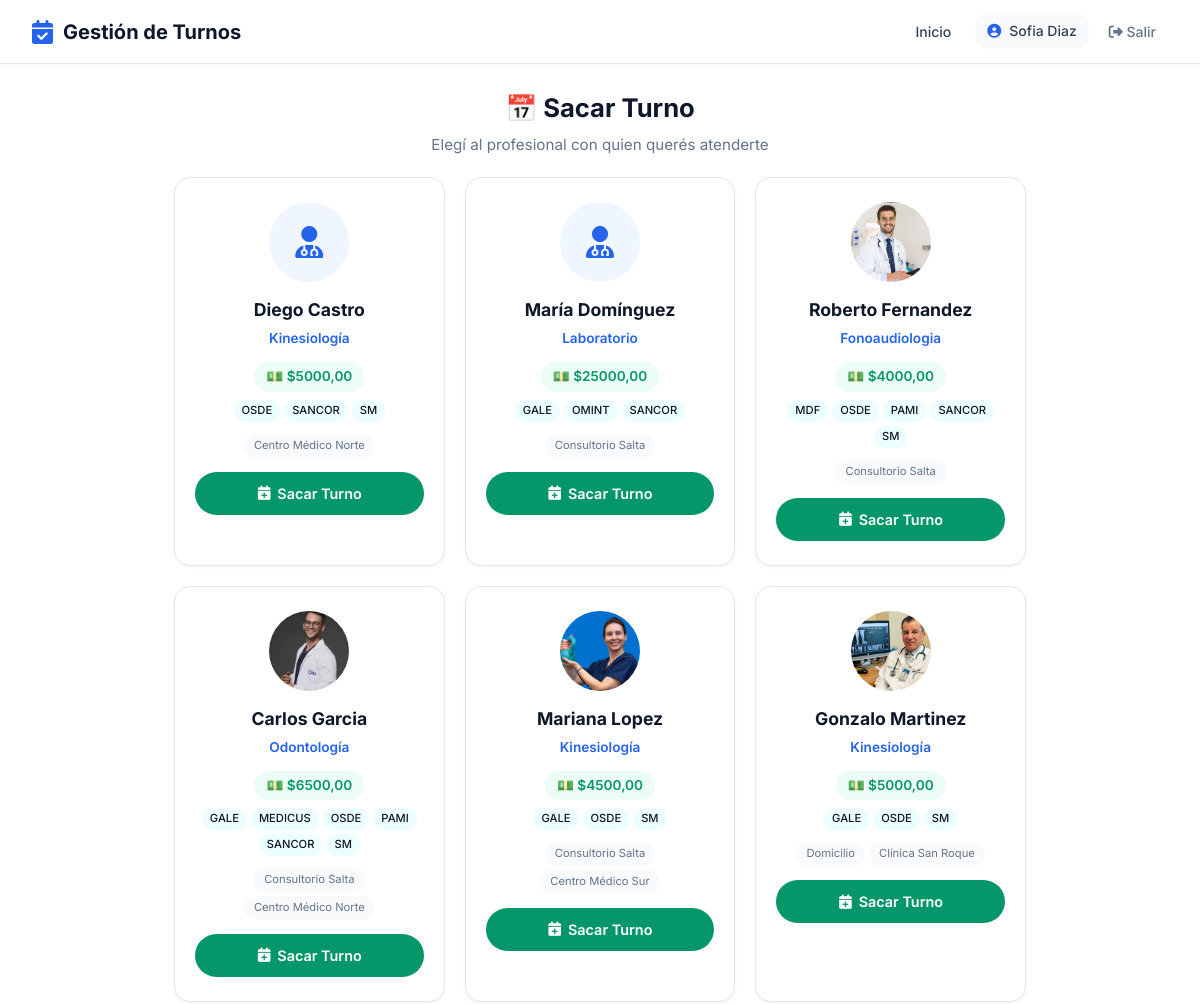
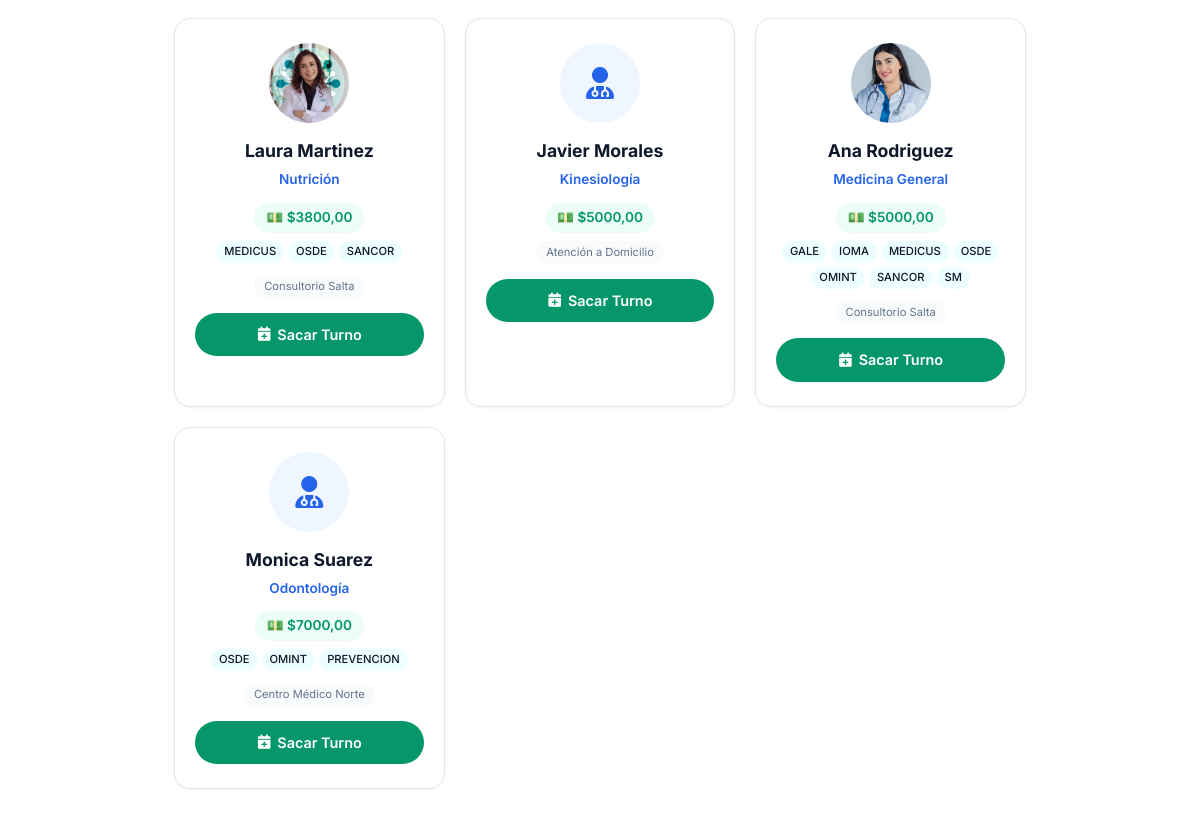
Page /paciente/sacar-turno/ (signed in) on the committed database (2 pictures, top to bottom).
### usuarios/models.py (models this page shows, shortened)
class Usuario(AbstractUser):
    ROLES = [
        ('admin', 'Administrador'),
        ('profesional', 'Profesional'),
        ('secretaria', 'Secretaría'),
        ('paciente', 'Paciente'),
    ]
    rol = models.CharField(max_length=20, choices=ROLES, default='paciente')
    telefono = models.CharField(max_length=20, blank=True)
    establecimiento = models.ForeignKey(
    'establecimientos.Establecimiento',
    on_delete=models.SET_NULL,
    null=True,
    blank=True,
    verbose_name='Establecimiento'
)
    class Meta:
        verbose_name = 'Usuario'
        verbose_name_plural = 'Usuarios'

### profesionales/models.py (models this page shows, shortened)
class Profesional(Persona):
    ESPECIALIDADES = [
        ('odontologia', 'Odontología'),
        ('kinesiologia', 'Kinesiología'),
        ('psicologia', 'Psicología'),
        ('nutricion', 'Nutrición'),
        ('cardiologia', 'Cardiología'),
        ('medicina_general', 'Medicina General'),
        ('dermatologia', 'Dermatología'),
        ('estetica', 'Estética'),
        ('pediatria', 'Pediatría'),
        ('traumatologia', 'Traumatología'),
        ('veterinaria', 'Veterinaria'),
        ('fonoaudiologia', 'Fonoaudiologia'),
        ('laboratorio', 'Laboratorio'),
        ('otro', 'Otro'),
    ]
    usuario = models.OneToOneField(
        'usuarios.Usuario',
        on_delete=models.CASCADE,
        verbose_name='Usuario'
    )
    especialidad = models.CharField(
        max_length=50,
        choices=ESPECIALIDADES,
        verbose_name='Especialidad'
    )
    matricula = models.CharField(
        max_length=50,
        blank=True,
        verbose_name='Matrícula Profesional'
    )
    color_calendario = models.CharField(
        max_length=7,
        default='#4A90D9',
        verbose_name='Color en Calendario'
    )
    acepta_obra_social = models.BooleanField(
        default=False,
        verbose_name='Acepta Obra Social'
    )
    descripcion = models.TextField(
        blank=True,
        verbose_name='Descripción Profesional'
    )
    alias_pago = models.CharField(max_length=200, blank=True, verbose_name='Alias para transferencia')
    foto = models.ImageField(
    upload_to='profesionales/',
    blank=True,
    null=True,
    verbose_name='Foto de Perfil'
    )
    establecimientos = models.ManyToManyField(
    'establecimientos.Establecimiento',
    blank=True,
    related_name='profesionales',
    verbose_name='Consultorios donde atiende'
    )
    frase_destacada = models.CharField(max_length=200, blank=True, verbose_name='Frase destacada')
    precio_particular = models.DecimalField(max_digits=10, decimal_places=2, null=True, blank=True, verbose_name='Precio consulta particular')
    obras_sociales_texto = models.TextField(blank=True, verbose_name='Obras sociales (texto libre)')
    servicios_texto = models.TextField(blank=True, verbose_name='Servicios / Especializaciones')
    servicios_destacados = models.TextField(blank=True, verbose_name='Servicios destacados')
    especializaciones = models.TextField(blank=True, verbose_name='Especializaciones')
    atiende_por_orden = models.BooleanField(
    default=False,
    verbose_name='Atiende por orden de llegada'
)
    obras_sociales = models.ManyToManyField(
        'obras_sociales.ObraSocial',
        blank=True,
        related_name='profesionales',
        verbose_name='Obras Sociales'
    )
    planes = models.ManyToManyField(
        'obras_sociales.Plan',
        blank=True,
        verbose_name='Planes'
    )
    permite_ejercicios = models.BooleanField(
    default=False,
    verbose_name='Activar sección de ejercicios'
)
    permite_planes_alimentacion = models.BooleanField(
        default=False,
        verbose_name='Activar planes de alimentación'
    )
    class Meta:
        verbose_name = 'Profesional'
        verbose_name_plural = 'Profesionales'
        ordering = ['apellido', 'nombre']

### obras_sociales/models.py (models this page shows, shortened)
class ObraSocial(ModeloBase):
    nombre = models.CharField(max_length=200, verbose_name='Nombre')
    sigla = models.CharField(max_length=20, verbose_name='Sigla')
    telefono = models.CharField(max_length=20, blank=True, verbose_name='Teléfono')
    email = models.EmailField(blank=True, verbose_name='Email')
    activo = models.BooleanField(default=True, verbose_name='Activo')
    class Meta:
        verbose_name = 'Obra Social'
        verbose_name_plural = 'Obras Sociales'
        ordering = ['nombre']

### establecimientos/models.py (models this page shows, shortened)
class Establecimiento(ModeloBase):
    nombre = models.CharField(max_length=200, verbose_name='Nombre')
    direccion = models.CharField(max_length=200, verbose_name='Dirección')
    telefono = models.CharField(max_length=20, verbose_name='Teléfono')
    email = models.EmailField(verbose_name='Email')
    cuit = models.CharField(max_length=13, verbose_name='CUIT')
    logo = models.ImageField(upload_to='logos/', blank=True, verbose_name='Logo')
    class Meta:
        verbose_name = 'Establecimiento'
        verbose_name_plural = 'Establecimientos'

### pacientes/views_portal.py (the view, shortened to what this page needs)
@login_required
def sacar_turno_paciente(request, profesional_id=None):
    if request.user.rol != 'paciente':
        return redirect('home')
    paciente = get_object_or_404(Paciente, usuario=request.user)
    hoy = date.today()
    cliente_slug = request.session.get('cliente_slug')
    cliente = None
    if cliente_slug:
        try:
            cliente = ClienteSaaS.objects.get(slug=cliente_slug, activo=True)
        except ClienteSaaS.DoesNotExist:
            pass
    if cliente:
        if cliente.tipo == 'consultorio':
            profesionales = Profesional.objects.filter(
                establecimientos=cliente.establecimiento, activo=True
            )
        else:  # profesional independiente
            profesionales = Profesional.objects.filter(
                id=cliente.profesional.id, activo=True
            )
    else:
        config = ConfiguracionSistema.obtener()
        if config.modo == 'consultorio' and config.establecimiento_principal:
            profesionales = Profesional.objects.filter(
                establecimientos=config.establecimiento_principal,
                activo=True
            ).distinct()
        else:
            profesionales_ids = TurnoProfesional.objects.filter(
                paciente=paciente
            ).values_list('profesional_id', flat=True).distinct()
            profesionales = Profesional.objects.filter(
                Q(id__in=profesionales_ids) | Q(establecimientos__isnull=False),
                activo=True
            ).distinct()[:10]
    return render(request, 'pacientes/portal/elegir_profesional.html', {
        'paciente': paciente,
        'profesionales': profesionales,
        'cliente': cliente,
    })

### core_app/models.py (called while the page is built)
    @property
    def nombre_completo(self):
        return f"{self.nombre} {self.apellido}"

    @classmethod
    def obtener(cls):
        config = cls.objects.first()
        if not config:
            config = cls.objects.create()
        return config

### pacientes/templates/pacientes/portal/elegir_profesional.html (shortened to what this page needs)
{% extends 'core_app/base.html' %}
{% load static %}
{% block extra_css %}
    <link rel="stylesheet" href="{% static 'css/pages/portal_paciente.css' %}">
{% endblock %}
{% block content %}
<div class="portal-paciente-page">
<div class="portal-paciente-container">
    <div style="text-align: center; padding: 24px 0 20px;">
        <h1 style="font-size: 1.6rem; font-weight: 700; color: var(--text); margin: 0 0 4px 0;">📅 Sacar Turno</h1>
        <p style="color: var(--text-muted); font-size: 0.95rem;">Elegí al profesional con quien querés atenderte</p>
    </div>
    {% if profesionales %}
        <div class="profesionales-grid-portal">
            {% for prof in profesionales %}
            <div class="profesional-card-portal">
                <div class="profesional-avatar-portal">
                    {% if prof.foto %}
                        <img src="{{ prof.foto.url }}" alt="{{ prof.nombre_completo }}">
                    {% else %}
                        <i class="fas fa-user-md"></i>
                    {% endif %}
                </div>
                <h3>{{ prof.nombre_completo }}</h3>
                <p class="especialidad">{{ prof.get_especialidad_display }}</p>
                {% if prof.precio_particular %}
                    <span class="precio-portal">💵 ${{ prof.precio_particular }}</span>
                {% endif %}
                {% if prof.obras_sociales.exists %}
                    <div class="obras-sociales-badges">
                        {% for os in prof.obras_sociales.all %}
                            <span class="os-badge-mini">{{ os.sigla }}</span>
                        {% endfor %}
                    </div>
                {% endif %}
                <div class="consultorio-tags">
                    {% if cliente and cliente.tipo == 'consultorio' %}
                        <span class="consultorio-tag">{{ cliente.establecimiento.nombre }}</span>
                    {% else %}
                        {% for est in prof.establecimientos.all %}
                            <span class="consultorio-tag">{{ est.nombre }}</span>
                        {% endfor %}
                    {% endif %}
                </div>
                {% if prof.atiende_por_orden %}
                    <button class="btn-orden-llegada-portal" onclick="abrirModal('{{ prof.nombre_completo|escapejs }}', '{{ prof.get_especialidad_display|escapejs }}', {{ prof.id }})">
                        Orden de Llegada
                    </button>
                {% elif prof.establecimientos.count == 1 %}
                    <a href="{% url 'sacar_turno_paciente_profesional' prof.id %}?establecimiento={{ prof.establecimientos.first.id }}" class="btn-sacar-turno-portal">
                        <i class="fas fa-calendar-plus"></i> Sacar Turno
                    </a>
                {% else %}
                    <a href="{% url 'sacar_turno_paciente_profesional' prof.id %}" class="btn-sacar-turno-portal">
                        <i class="fas fa-calendar-plus"></i> Sacar Turno
                    </a>
                {% endif %}
            </div>
            {% endfor %}
        </div>
    {% endif %}
</div>
</div>
{% endblock %}

### core_app/templates/core_app/base.html (shortened to what this page needs)
<!DOCTYPE html>
<html lang="es">
<head>
    <link rel="stylesheet" href="https://cdnjs.cloudflare.com/ajax/libs/font-awesome/6.4.0/css/all.min.css">
    {% load static %}
    <link rel="stylesheet" href="{% static 'css/core/base.css' %}">
    <link rel="stylesheet" href="{% static 'css/themes/default.css' %}" id="theme-css">
    <link rel="stylesheet" href="{% static 'css/core/layout.css' %}">
    <link rel="stylesheet" href="{% static 'css/core/components.css' %}">
    {% block extra_css %}{% endblock %}
</head>
<body>
    <nav class="navbar">
        <a href="{% url 'home' %}" class="navbar-brand">
            <i class="fas fa-calendar-check"></i>
            Gestión de Turnos
        </a>
        <ul class="navbar-nav">
            <li><a href="{% url 'home' %}" class="nav-link {% if request.resolver_match.url_name == 'home' %}active{% endif %}">Inicio</a></li>
            {% if user.is_authenticated %}
                <li>
                    <span class="nav-user">
                        <i class="fas fa-user-circle"></i>
                        {{ user.get_full_name|default:user.username }}
                    </span>
                </li>
                <li>
                    <form method="post" action="{% url 'logout' %}" style="display: inline;">
                        <button type="submit" class="btn-logout">
                            <i class="fas fa-sign-out-alt"></i> Salir
                        </button>
                    </form>
                </li>
            {% else %}
                <li><a href="{% url 'login' %}" class="btn btn-sm">Ingresar</a></li>
            {% endif %}
        </ul>
    </nav>
    <div class="container">
        {% block content %}{% endblock %}
    </div>
</body>
</html>

### static/css/core/base.css (style rules this page uses)
:root { --primary: #2563eb; --primary-dark: #1d4ed8; --primary-light: #dbeafe; --success: #059669; --success-light: #d1fae5; --warning: #d97706; --warning-light: #fef3c7; --danger: #dc2626; --danger-light: #fee2e2; --info: #0891b2; --info-light: #cffafe; --white: #ffffff; --gray-50: #f9fafb; --gray-100: #f3f4f6; --gray-200: #e5e7eb; --gray-300: #d1d5db; --gray-400: #9ca3af; --gray-500: #6b7280; --gray-600: #4b5563; --gray-700: #374151; --gray-800: #1f2937; --gray-900: #111827; --text-main: #1f2937; --text-secondary: #4b5563; --text-muted: #9ca3af; --bg-body: #ffffff; --bg-card: #ffffff; --bg-alt: #f8fafc; --border-color: #e5e7eb; --shadow-sm: 0 1px 2px 0 rgba(0, 0, 0, 0.05); --shadow: 0 1px 3px 0 rgba(0, 0, 0, 0.1), 0 1px 2px -1px rgba(0, 0, 0, 0.1); --shadow-md: 0 4px 6px -1px rgba(0, 0, 0, 0.1), 0 2px 4px -2px rgba(0, 0, 0, 0.1); --shadow-lg: 0 10px 15px -3px rgba(0, 0, 0, 0.1), 0 4px 6px -4px rgba(0, 0, 0, 0.1); --radius-sm: 6px; --radius: 8px; --radius-lg: 12px; --radius-xl: 16px; --radius-full: 9999px; --sacar-input-bg: #ffffff; --sacar-input-text: #1e293b; --sacar-input-border: #cbd5e1; --sacar-dia-bg: #ffffff; --sacar-dia-text: #1e293b; --sacar-dia-border: #e2e8f0; --sacar-dia-selected-bg: #eff6ff; --sacar-dia-selected-border: #3b82f6; --sacar-dia-selected-text: #1d4ed8; --sacar-consultorio-bg: #f0fdf4; --sacar-consultorio-text: #065f46; --sacar-consultorio-border: #bbf7d0; --diagnostic-bg: #f0fdf4; --diagnostic-text: #166534; --diagnostic-text-strong: #15803d; --medication-bg: #fef3c7; --medication-text: #78350f; --medication-text-strong: #92400e; --medication-text-muted: #92400e; --warning-bg: #fff3cd; --warning-border: #ffc107; --warning-text: #856404; }
* { margin: 0; padding: 0; box-sizing: border-box; }
body { font-family: 'Inter', -apple-system, BlinkMacSystemFont, 'Segoe UI', sans-serif; background-color: var(--bg-body); color: var(--text-main); line-height: 1.6; -webkit-font-smoothing: antialiased; }
a { color: var(--primary); text-decoration: none; }
img { max-width: 100%; height: auto; }

### static/css/themes/default.css (style rules this page uses)
:root { --primary: var(--custom-primary, #2563eb); --primary-dark: var(--custom-primary-dark, #1d4ed8); --primary-light: #eff6ff; --success: #059669; --success-light: #ecfdf5; --warning: #d97706; --warning-light: #fffbeb; --danger: #dc2626; --danger-light: #fef2f2; --info: #0891b2; --info-light: #ecfeff; --text: var(--text-main); --bg-body: #ffffff; --bg-card: #ffffff; --bg-alt: #f8fafc; --text-main: #0f172a; --text-secondary: #334155; --text-muted: #64748b; --border-color: #e2e8f0; --navbar-bg: #ffffff; --navbar-border: #e2e8f0; --navbar-shadow: 0 1px 3px rgba(0,0,0,0.04); --navbar-brand-color: #0f172a; --navbar-link-color: #334155; --navbar-link-hover-bg: #eff6ff; --navbar-link-hover-color: var(--primary); --navbar-user-bg: #f8fafc; --navbar-user-color: #334155; --footer-bg: #0f172a; --footer-text: #94a3b8; --footer-border: rgba(255,255,255,0.1); --footer-heading-color: #ffffff; --footer-link-color: #93c5fd; --footer-link-hover-color: #bfdbfe; --whatsapp-bg: #25D366; --whatsapp-color: #ffffff; --hero-btn-bg: #ffffff; --hero-btn-color: #0f172a; --tag-bg: #d1fae5; --tag-color: #065f46; --tag-os-bg: #ede9fe; --tag-os-color: #5b21b6; --white: #ffffff; --gray-50: #f8fafc; --gray-100: #f1f5f9; --gray-200: #e2e8f0; --gray-300: #cbd5e1; --gray-400: #94a3b8; --gray-500: #64748b; --gray-600: #475569; --gray-700: #334155; --gray-800: #1e293b; --gray-900: #0f172a; --shadow-sm: 0 1px 2px rgba(0,0,0,0.04); --shadow: 0 1px 3px rgba(0,0,0,0.06); --shadow-md: 0 4px 6px rgba(0,0,0,0.06); --shadow-lg: 0 10px 15px rgba(0,0,0,0.08); }
:root { --primary: var(--custom-primary, #2563eb); --primary-dark: var(--custom-primary-dark, #1d4ed8); }

### static/css/core/components.css (style rules this page uses)
.btn-logout { background: none; border: none; color: var(--text-muted); cursor: pointer; padding: 8px 12px; border-radius: var(--radius); font-size: 0.875rem; font-weight: 500; transition: all 0.2s ease; font-family: inherit; }

### rows in the picture
Usuario: get_full_name "Sofia Diaz"
Profesional: nombre_completo "Diego Castro", especialidad "Kinesiología", precio_particular "5000,00"
ObraSocial: sigla "OSDE"
ObraSocial: sigla "SANCOR"
ObraSocial: sigla "SM"
Establecimiento: nombre "Centro Médico Norte"
Profesional: nombre_completo "María Domínguez", especialidad "Laboratorio", precio_particular "25000,00"
ObraSocial: sigla "GALE"
ObraSocial: sigla "OMINT"
Establecimiento: nombre "Consultorio Salta"
Profesional: foto (picture), nombre_completo "Roberto Fernandez", especialidad "Fonoaudiologia", precio_particular "4000,00"
ObraSocial: sigla "MDF"
ObraSocial: sigla "PAMI"
Profesional: foto (picture), nombre_completo "Carlos Garcia", especialidad "Odontología", precio_particular "6500,00", atiende_por_orden False (drawn)
ObraSocial: sigla "MEDICUS"
Profesional: foto (picture), nombre_completo "Mariana Lopez", especialidad "Kinesiología", precio_particular "4500,00", atiende_por_orden False (drawn)
Establecimiento: nombre "Centro Médico Sur"
Profesional: foto (picture), nombre_completo "Gonzalo Martinez", especialidad "Kinesiología", precio_particular "5000,00", atiende_por_orden False (drawn)
Establecimiento: nombre "Domicilio"
Establecimiento: nombre "Clínica San Roque"
Profesional: foto (picture), nombre_completo "Laura Martinez", especialidad "Nutrición", precio_particular "3800,00"
Profesional: nombre_completo "Javier Morales", especialidad "Kinesiología", precio_particular "5000,00"
Establecimiento: nombre "Atención a Domicilio"
Profesional: foto (picture), nombre_completo "Ana Rodriguez", especialidad "Medicina General", precio_particular "5000,00"
ObraSocial: sigla "IOMA"
Profesional: nombre_completo "Monica Suarez", especialidad "Odontología", precio_particular "7000,00"
ObraSocial: sigla "PREVENCION"
